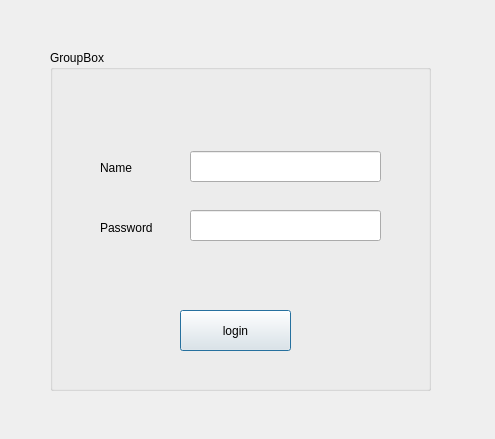
<?xml version="1.0" encoding="UTF-8"?>
<ui version="4.0">
 <class>login</class>
 <widget class="QDialog" name="login">
  <property name="geometry">
   <rect>
    <x>0</x>
    <y>0</y>
    <width>495</width>
    <height>439</height>
   </rect>
  </property>
  <property name="windowTitle">
   <string>Dialog</string>
  </property>
  <property name="styleSheet">
   <string notr="true"/>
  </property>
  <widget class="QGroupBox" name="groupBox">
   <property name="geometry">
    <rect>
     <x>50</x>
     <y>50</y>
     <width>381</width>
     <height>341</height>
    </rect>
   </property>
   <property name="title">
    <string>GroupBox</string>
   </property>
   <widget class="QLabel" name="label_name">
    <property name="geometry">
     <rect>
      <x>50</x>
      <y>110</y>
      <width>56</width>
      <height>16</height>
     </rect>
    </property>
    <property name="text">
     <string>Name</string>
    </property>
   </widget>
   <widget class="QLabel" name="label_password">
    <property name="geometry">
     <rect>
      <x>50</x>
      <y>170</y>
      <width>71</width>
      <height>16</height>
     </rect>
    </property>
    <property name="text">
     <string>Password</string>
    </property>
   </widget>
   <widget class="QLineEdit" name="lineEdit">
    <property name="geometry">
     <rect>
      <x>140</x>
      <y>101</y>
      <width>191</width>
      <height>31</height>
     </rect>
    </property>
   </widget>
   <widget class="QLineEdit" name="lineEdit_2">
    <property name="geometry">
     <rect>
      <x>140</x>
      <y>160</y>
      <width>191</width>
      <height>31</height>
     </rect>
    </property>
   </widget>
   <widget class="QPushButton" name="pushButton">
    <property name="geometry">
     <rect>
      <x>130</x>
      <y>260</y>
      <width>111</width>
      <height>41</height>
     </rect>
    </property>
    <property name="text">
     <string>login</string>
    </property>
   </widget>
  </widget>
 </widget>
 <resources/>
 <connections/>
</ui>
